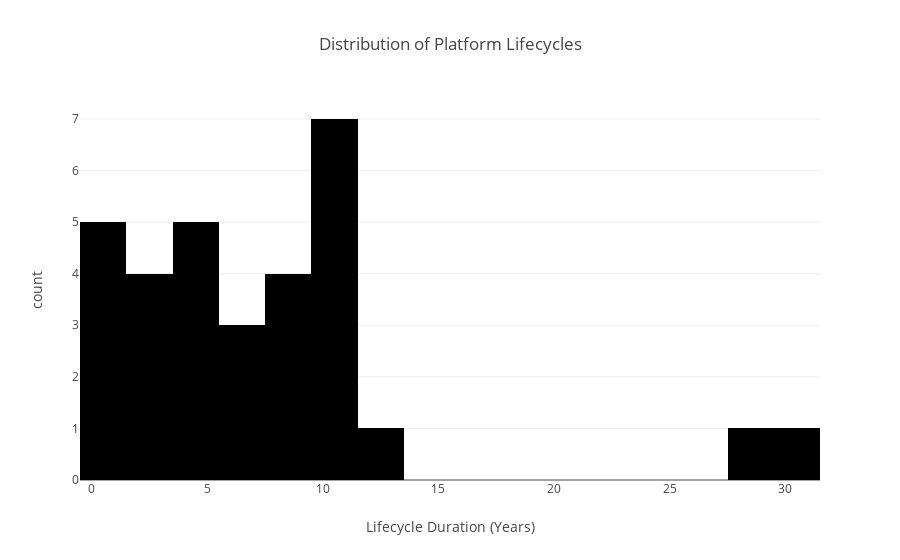

Notebook source saved alongside this figure:
### Code cell
import plotly.express as px

fig = px.histogram(platform_lifecycle, x='lifecycle_duration',
                   title='Distribution of Platform Lifecycles',
                   labels={'lifecycle_duration': 'Lifecycle Duration (Years)'},
                   nbins=30)  
fig.show()

### Figure 1 — Plotly figure (JSON) as saved in the notebook; plotly's stock layout.template omitted (floating-point values rounded to 4 significant figures)
{"data": [{"alignmentgroup": "True", "bingroup": "x", "hovertemplate": "Lifecycle Duration (Years)=%{x}<br>count=%{y}<extra></extra>", "legendgroup": "", "marker": {"color": "#000001", "pattern": {"shape": ""}}, "name": "", "nbinsx": 30, "offsetgroup": "", "orientation": "v", "showlegend": false, "type": "histogram", "x": [9, 1, 5, 10, 28, 13, 7, 6, 4, 0, 6, 11, 3, 31, 0, 9, 11, 10, 3, 11, 5, 5, 1, 9, 0, 2, 10, 4, 11, 8, 3], "xaxis": "x", "yaxis": "y"}], "layout": {"barmode": "relative", "legend": {"tracegroupgap": 0}, "title": {"text": "Distribution of Platform Lifecycles"}, "xaxis": {"anchor": "y", "domain": [0, 1], "title": {"text": "Lifecycle Duration (Years)"}}, "yaxis": {"anchor": "x", "domain": [0, 1], "title": {"text": "count"}}}}
